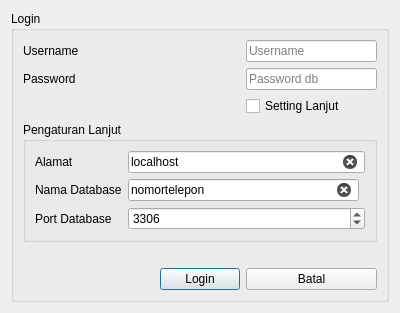
<?xml version="1.0" encoding="UTF-8"?>
<ui version="4.0">
 <class>AskLogin</class>
 <widget class="QDialog" name="AskLogin">
  <property name="geometry">
   <rect>
    <x>0</x>
    <y>0</y>
    <width>400</width>
    <height>291</height>
   </rect>
  </property>
  <property name="windowTitle">
   <string>Login</string>
  </property>
  <layout class="QGridLayout" name="gridLayout_2">
   <item row="0" column="0">
    <layout class="QGridLayout" name="gridLayout">
     <item row="0" column="0">
      <widget class="QGroupBox" name="groupBox">
       <property name="title">
        <string>Login</string>
       </property>
       <layout class="QGridLayout" name="gridLayout_4">
        <item row="0" column="0">
         <layout class="QGridLayout" name="gridLayout_3">
          <item row="3" column="0" colspan="3">
           <widget class="QGroupBox" name="groupBox_detail_setting">
            <property name="title">
             <string>Pengaturan Lanjut</string>
            </property>
            <layout class="QGridLayout" name="gridLayout_6">
             <item row="0" column="0">
              <layout class="QGridLayout" name="gridLayout_5">
               <item row="0" column="1" colspan="2">
                <widget class="QLineEdit" name="lineEdit_alamat">
                 <property name="text">
                  <string>localhost</string>
                 </property>
                 <property name="clearButtonEnabled">
                  <bool>true</bool>
                 </property>
                </widget>
               </item>
               <item row="2" column="1" colspan="2">
                <widget class="QSpinBox" name="spinBox_port">
                 <property name="minimum">
                  <number>10</number>
                 </property>
                 <property name="maximum">
                  <number>1000000</number>
                 </property>
                 <property name="value">
                  <number>3306</number>
                 </property>
                </widget>
               </item>
               <item row="1" column="1">
                <widget class="QLineEdit" name="lineEdit_namadb">
                 <property name="text">
                  <string>nomortelepon</string>
                 </property>
                 <property name="clearButtonEnabled">
                  <bool>true</bool>
                 </property>
                </widget>
               </item>
               <item row="1" column="0">
                <widget class="QLabel" name="label_5">
                 <property name="text">
                  <string>Nama Database</string>
                 </property>
                </widget>
               </item>
               <item row="0" column="0">
                <widget class="QLabel" name="label_3">
                 <property name="text">
                  <string>Alamat</string>
                 </property>
                </widget>
               </item>
               <item row="2" column="0">
                <widget class="QLabel" name="label_4">
                 <property name="text">
                  <string>Port Database</string>
                 </property>
                </widget>
               </item>
              </layout>
             </item>
            </layout>
           </widget>
          </item>
          <item row="5" column="1">
           <widget class="QPushButton" name="pushButton_login">
            <property name="text">
             <string>Login</string>
            </property>
           </widget>
          </item>
          <item row="5" column="2">
           <widget class="QPushButton" name="pushButton_batal">
            <property name="text">
             <string>Batal</string>
            </property>
           </widget>
          </item>
          <item row="2" column="2">
           <widget class="QCheckBox" name="checkBox">
            <property name="text">
             <string>Setting Lanjut</string>
            </property>
           </widget>
          </item>
          <item row="4" column="0" colspan="2">
           <widget class="QLabel" name="label_error_msg">
            <property name="text">
             <string/>
            </property>
           </widget>
          </item>
          <item row="1" column="0" colspan="2">
           <widget class="QLabel" name="label_2">
            <property name="text">
             <string>Password</string>
            </property>
           </widget>
          </item>
          <item row="1" column="2">
           <widget class="QLineEdit" name="lineEdit_password">
            <property name="placeholderText">
             <string>Password db</string>
            </property>
            <property name="clearButtonEnabled">
             <bool>true</bool>
            </property>
           </widget>
          </item>
          <item row="0" column="0" colspan="2">
           <widget class="QLabel" name="label">
            <property name="text">
             <string>Username</string>
            </property>
           </widget>
          </item>
          <item row="5" column="0">
           <spacer name="horizontalSpacer">
            <property name="orientation">
             <enum>Qt::Horizontal</enum>
            </property>
            <property name="sizeHint" stdset="0">
             <size>
              <width>40</width>
              <height>20</height>
             </size>
            </property>
           </spacer>
          </item>
          <item row="0" column="2">
           <widget class="QLineEdit" name="lineEdit_username">
            <property name="placeholderText">
             <string>Username</string>
            </property>
            <property name="clearButtonEnabled">
             <bool>true</bool>
            </property>
           </widget>
          </item>
          <item row="6" column="0">
           <spacer name="verticalSpacer">
            <property name="orientation">
             <enum>Qt::Vertical</enum>
            </property>
            <property name="sizeHint" stdset="0">
             <size>
              <width>20</width>
              <height>40</height>
             </size>
            </property>
           </spacer>
          </item>
         </layout>
        </item>
       </layout>
      </widget>
     </item>
    </layout>
   </item>
  </layout>
 </widget>
 <resources/>
 <connections/>
</ui>
